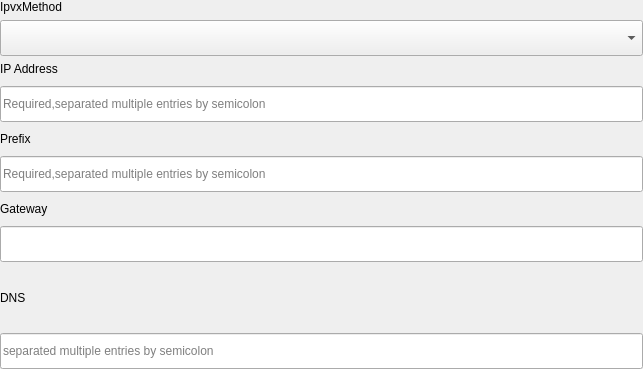
<?xml version="1.0" encoding="UTF-8"?>
<ui version="4.0">
 <class>IpSettingsWidget</class>
 <widget class="Kiran::Network::IpSettingsWidget" name="IpSettingsWidget">
  <property name="geometry">
   <rect>
    <x>0</x>
    <y>0</y>
    <width>643</width>
    <height>369</height>
   </rect>
  </property>
  <property name="sizePolicy">
   <sizepolicy hsizetype="Preferred" vsizetype="Minimum">
    <horstretch>0</horstretch>
    <verstretch>0</verstretch>
   </sizepolicy>
  </property>
  <property name="windowTitle">
   <string>IpSettingsWidget</string>
  </property>
  <layout class="QVBoxLayout" name="verticalLayout">
   <property name="spacing">
    <number>6</number>
   </property>
   <property name="leftMargin">
    <number>0</number>
   </property>
   <property name="topMargin">
    <number>0</number>
   </property>
   <property name="rightMargin">
    <number>0</number>
   </property>
   <property name="bottomMargin">
    <number>0</number>
   </property>
   <item>
    <widget class="QWidget" name="widget_config_method" native="true">
     <property name="sizePolicy">
      <sizepolicy hsizetype="Preferred" vsizetype="Minimum">
       <horstretch>0</horstretch>
       <verstretch>0</verstretch>
      </sizepolicy>
     </property>
     <layout class="QVBoxLayout" name="verticalLayout_8">
      <property name="spacing">
       <number>6</number>
      </property>
      <property name="leftMargin">
       <number>0</number>
      </property>
      <property name="topMargin">
       <number>0</number>
      </property>
      <property name="rightMargin">
       <number>0</number>
      </property>
      <property name="bottomMargin">
       <number>0</number>
      </property>
      <item>
       <widget class="QLabel" name="label_method">
        <property name="sizePolicy">
         <sizepolicy hsizetype="Preferred" vsizetype="Minimum">
          <horstretch>0</horstretch>
          <verstretch>0</verstretch>
         </sizepolicy>
        </property>
        <property name="text">
         <string>IpvxMethod</string>
        </property>
       </widget>
      </item>
      <item>
       <widget class="Kiran::Network::DisableWheelComboBox" name="combo_method">
        <property name="sizePolicy">
         <sizepolicy hsizetype="Preferred" vsizetype="Fixed">
          <horstretch>0</horstretch>
          <verstretch>0</verstretch>
         </sizepolicy>
        </property>
        <property name="minimumSize">
         <size>
          <width>0</width>
          <height>36</height>
         </size>
        </property>
        <property name="maximumSize">
         <size>
          <width>16777215</width>
          <height>36</height>
         </size>
        </property>
        <property name="focusPolicy">
         <enum>Qt::ClickFocus</enum>
        </property>
       </widget>
      </item>
     </layout>
    </widget>
   </item>
   <item>
    <widget class="QStackedWidget" name="stackedWidget">
     <property name="sizePolicy">
      <sizepolicy hsizetype="Preferred" vsizetype="Minimum">
       <horstretch>0</horstretch>
       <verstretch>0</verstretch>
      </sizepolicy>
     </property>
     <property name="lineWidth">
      <number>0</number>
     </property>
     <property name="currentIndex">
      <number>1</number>
     </property>
     <widget class="QWidget" name="ipv4">
      <property name="sizePolicy">
       <sizepolicy hsizetype="Preferred" vsizetype="Minimum">
        <horstretch>0</horstretch>
        <verstretch>0</verstretch>
       </sizepolicy>
      </property>
      <layout class="QVBoxLayout" name="verticalLayout_2">
       <property name="spacing">
        <number>6</number>
       </property>
       <property name="leftMargin">
        <number>0</number>
       </property>
       <property name="topMargin">
        <number>0</number>
       </property>
       <property name="rightMargin">
        <number>0</number>
       </property>
       <property name="bottomMargin">
        <number>0</number>
       </property>
       <item>
        <widget class="QWidget" name="widget_ipv4_staticAddr" native="true">
         <property name="sizePolicy">
          <sizepolicy hsizetype="Preferred" vsizetype="Minimum">
           <horstretch>0</horstretch>
           <verstretch>0</verstretch>
          </sizepolicy>
         </property>
         <layout class="QVBoxLayout" name="verticalLayout_3">
          <property name="spacing">
           <number>10</number>
          </property>
          <property name="leftMargin">
           <number>0</number>
          </property>
          <property name="topMargin">
           <number>0</number>
          </property>
          <property name="rightMargin">
           <number>0</number>
          </property>
          <property name="bottomMargin">
           <number>0</number>
          </property>
          <item>
           <widget class="QLabel" name="label">
            <property name="text">
             <string>IP Address</string>
            </property>
           </widget>
          </item>
          <item>
           <widget class="QLineEdit" name="edit_ipv4_ip">
            <property name="minimumSize">
             <size>
              <width>0</width>
              <height>36</height>
             </size>
            </property>
            <property name="maximumSize">
             <size>
              <width>16777215</width>
              <height>36</height>
             </size>
            </property>
            <property name="placeholderText">
             <string>Required,separated multiple entries by semicolon</string>
            </property>
           </widget>
          </item>
          <item>
           <widget class="QLabel" name="label_2">
            <property name="text">
             <string>Subnet Mask</string>
            </property>
           </widget>
          </item>
          <item>
           <widget class="QLineEdit" name="edit_ipv4_mask">
            <property name="minimumSize">
             <size>
              <width>0</width>
              <height>36</height>
             </size>
            </property>
            <property name="maximumSize">
             <size>
              <width>16777215</width>
              <height>36</height>
             </size>
            </property>
            <property name="placeholderText">
             <string>Required,separated multiple entries by semicolon</string>
            </property>
           </widget>
          </item>
          <item>
           <widget class="QLabel" name="label_3">
            <property name="text">
             <string>Gateway</string>
            </property>
           </widget>
          </item>
          <item>
           <widget class="QLineEdit" name="edit_ipv4_gateway">
            <property name="minimumSize">
             <size>
              <width>0</width>
              <height>36</height>
             </size>
            </property>
            <property name="maximumSize">
             <size>
              <width>16777215</width>
              <height>36</height>
             </size>
            </property>
           </widget>
          </item>
         </layout>
        </widget>
       </item>
       <item>
        <widget class="QWidget" name="widget_ipv4_dns" native="true">
         <property name="sizePolicy">
          <sizepolicy hsizetype="Preferred" vsizetype="Minimum">
           <horstretch>0</horstretch>
           <verstretch>0</verstretch>
          </sizepolicy>
         </property>
         <layout class="QVBoxLayout" name="verticalLayout_6">
          <property name="leftMargin">
           <number>0</number>
          </property>
          <property name="topMargin">
           <number>0</number>
          </property>
          <property name="rightMargin">
           <number>0</number>
          </property>
          <property name="bottomMargin">
           <number>0</number>
          </property>
          <item>
           <widget class="QLabel" name="label_ipv4_dns">
            <property name="sizePolicy">
             <sizepolicy hsizetype="Preferred" vsizetype="Minimum">
              <horstretch>0</horstretch>
              <verstretch>0</verstretch>
             </sizepolicy>
            </property>
            <property name="text">
             <string>DNS</string>
            </property>
           </widget>
          </item>
          <item>
           <widget class="QLineEdit" name="edit_ipv4_dns">
            <property name="minimumSize">
             <size>
              <width>0</width>
              <height>36</height>
             </size>
            </property>
            <property name="maximumSize">
             <size>
              <width>16777215</width>
              <height>36</height>
             </size>
            </property>
            <property name="placeholderText">
             <string>separated multiple entries by semicolon</string>
            </property>
           </widget>
          </item>
         </layout>
        </widget>
       </item>
      </layout>
     </widget>
     <widget class="QWidget" name="ipv6">
      <property name="sizePolicy">
       <sizepolicy hsizetype="Preferred" vsizetype="Minimum">
        <horstretch>0</horstretch>
        <verstretch>0</verstretch>
       </sizepolicy>
      </property>
      <layout class="QVBoxLayout" name="verticalLayout_4">
       <property name="spacing">
        <number>6</number>
       </property>
       <property name="leftMargin">
        <number>0</number>
       </property>
       <property name="topMargin">
        <number>0</number>
       </property>
       <property name="rightMargin">
        <number>0</number>
       </property>
       <property name="bottomMargin">
        <number>0</number>
       </property>
       <item>
        <widget class="QWidget" name="widget_ipv6_staticAddr" native="true">
         <property name="sizePolicy">
          <sizepolicy hsizetype="Preferred" vsizetype="Minimum">
           <horstretch>0</horstretch>
           <verstretch>0</verstretch>
          </sizepolicy>
         </property>
         <layout class="QVBoxLayout" name="verticalLayout_5">
          <property name="spacing">
           <number>10</number>
          </property>
          <property name="leftMargin">
           <number>0</number>
          </property>
          <property name="topMargin">
           <number>0</number>
          </property>
          <property name="rightMargin">
           <number>0</number>
          </property>
          <property name="bottomMargin">
           <number>0</number>
          </property>
          <item>
           <widget class="QLabel" name="label_addr">
            <property name="text">
             <string>IP Address</string>
            </property>
           </widget>
          </item>
          <item>
           <widget class="QLineEdit" name="edit_ipv6_ip">
            <property name="minimumSize">
             <size>
              <width>0</width>
              <height>36</height>
             </size>
            </property>
            <property name="maximumSize">
             <size>
              <width>16777215</width>
              <height>36</height>
             </size>
            </property>
            <property name="placeholderText">
             <string>Required,separated multiple entries by semicolon</string>
            </property>
           </widget>
          </item>
          <item>
           <widget class="QLabel" name="label_4">
            <property name="text">
             <string>Prefix</string>
            </property>
           </widget>
          </item>
          <item>
           <widget class="QLineEdit" name="edit_ipv6_prefix">
            <property name="minimumSize">
             <size>
              <width>0</width>
              <height>36</height>
             </size>
            </property>
            <property name="maximumSize">
             <size>
              <width>16777215</width>
              <height>36</height>
             </size>
            </property>
            <property name="placeholderText">
             <string>Required,separated multiple entries by semicolon</string>
            </property>
           </widget>
          </item>
          <item>
           <widget class="QLabel" name="label_5">
            <property name="text">
             <string>Gateway</string>
            </property>
           </widget>
          </item>
          <item>
           <widget class="QLineEdit" name="edit_ipv6_gateway">
            <property name="minimumSize">
             <size>
              <width>0</width>
              <height>36</height>
             </size>
            </property>
            <property name="maximumSize">
             <size>
              <width>16777215</width>
              <height>36</height>
             </size>
            </property>
           </widget>
          </item>
         </layout>
        </widget>
       </item>
       <item>
        <widget class="QWidget" name="widget_ipv6_dns" native="true">
         <property name="sizePolicy">
          <sizepolicy hsizetype="Preferred" vsizetype="Minimum">
           <horstretch>0</horstretch>
           <verstretch>0</verstretch>
          </sizepolicy>
         </property>
         <layout class="QVBoxLayout" name="verticalLayout_7">
          <property name="leftMargin">
           <number>0</number>
          </property>
          <property name="topMargin">
           <number>0</number>
          </property>
          <property name="rightMargin">
           <number>0</number>
          </property>
          <property name="bottomMargin">
           <number>0</number>
          </property>
          <item>
           <widget class="QLabel" name="label_ipv6_dns">
            <property name="text">
             <string>DNS</string>
            </property>
           </widget>
          </item>
          <item>
           <widget class="QLineEdit" name="edit_ipv6_dns">
            <property name="minimumSize">
             <size>
              <width>0</width>
              <height>36</height>
             </size>
            </property>
            <property name="maximumSize">
             <size>
              <width>16777215</width>
              <height>36</height>
             </size>
            </property>
            <property name="placeholderText">
             <string>separated multiple entries by semicolon</string>
            </property>
           </widget>
          </item>
         </layout>
        </widget>
       </item>
      </layout>
     </widget>
    </widget>
   </item>
  </layout>
 </widget>
 <customwidgets>
  <customwidget>
   <class>Kiran::Network::IpSettingsWidget</class>
   <extends>QWidget</extends>
   <header>ethernet/ip-settings-widget.h</header>
   <container>1</container>
  </customwidget>
  <customwidget>
   <class>Kiran::Network::DisableWheelComboBox</class>
   <extends>QComboBox</extends>
   <header location="global">widgets/disable-wheel-combobox.h</header>
  </customwidget>
 </customwidgets>
 <resources/>
 <connections/>
</ui>
